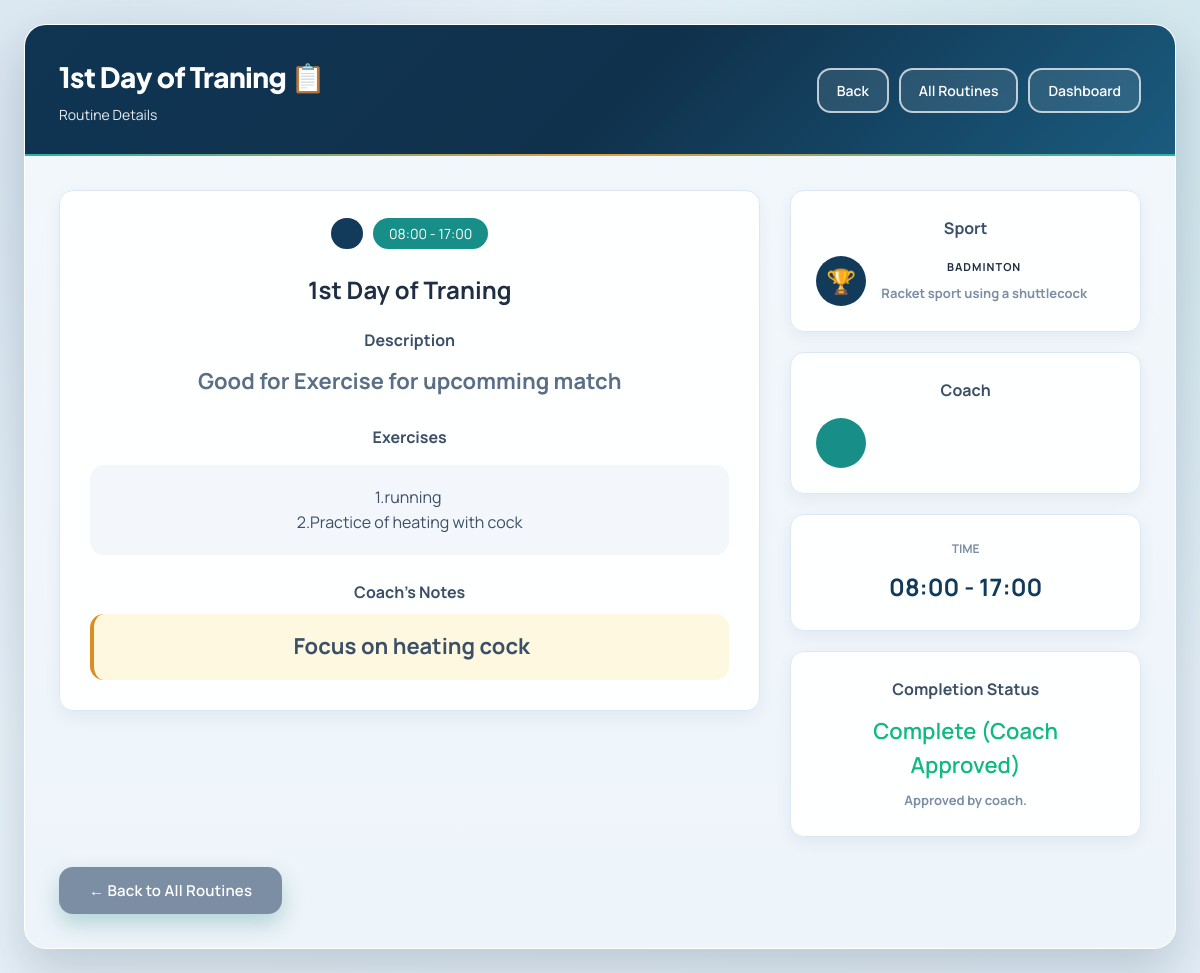
The page /player/routine/1/ (signed in) on the database its author committed.
### player/models.py (models this page shows, shortened)
class DailyRoutine(models.Model):
    DAY_CHOICES = (
        ('monday', 'Monday'),
        ('tuesday', 'Tuesday'),
        ('wednesday', 'Wednesday'),
        ('thursday', 'Thursday'),
        ('friday', 'Friday'),
        ('saturday', 'Saturday'),
        ('sunday', 'Sunday'),
    )
    athlete = models.ForeignKey(
        settings.AUTH_USER_MODEL,
        on_delete=models.CASCADE,
        related_name='daily_routines',
    )
    coach = models.ForeignKey(
        settings.AUTH_USER_MODEL,
        on_delete=models.CASCADE,
        related_name='routines_created',
    )
    sport = models.ForeignKey(Sport, on_delete=models.CASCADE)
    day = models.CharField(max_length=20, choices=DAY_CHOICES)
    workout_date = models.DateField(null=True, blank=True)
    title = models.CharField(max_length=200)
    description = models.TextField(blank=True)
    start_time = models.TimeField()
    end_time = models.TimeField()
    exercises = models.TextField(blank=True, help_text='List of exercises for this session')
    notes = models.TextField(blank=True, help_text='Additional notes from coach')
    athlete_marked_complete = models.BooleanField(default=False)
    coach_approved_completion = models.BooleanField(default=False)
    completion_message = models.CharField(max_length=200, blank=True)
    created_at = models.DateTimeField(auto_now_add=True)
    updated_at = models.DateTimeField(auto_now=True)
    class Meta:
        db_table = 'daily_routine'
        ordering = ['day', 'start_time']

class Sport(models.Model):
    name = models.CharField(max_length=100, unique=True)
    description = models.TextField(blank=True)
    icon = models.CharField(max_length=50, blank=True)
    class Meta:
        db_table = 'sport'
        ordering = ['name']

### player/views.py (the view)
    def wrapper(request, *args, **kwargs):
        if request.user.role != 'athlete':
            messages.error(request, 'Access denied. Athletes only.')
            return redirect('home')
        return view_func(request, *args, **kwargs)

### player/views.py (called while the page is built)
def athlete_required(view_func):
    def wrapper(request, *args, **kwargs):
        if request.user.role != 'athlete':
            messages.error(request, 'Access denied. Athletes only.')
            return redirect('home')
        return view_func(request, *args, **kwargs)
    return wrapper

@login_required
@athlete_required
def routine_detail(request, routine_id):
    routine = get_object_or_404(DailyRoutine, id=routine_id, athlete=request.user)
    context = {
        'routine': routine,
    }
    return render(request, 'player/routine_detail.html', context)

### player/templates/player/routine_detail.html (shortened to what this page needs)
{% extends 'user/base.html' %}
{% block content %}
<div class="dashboard-container">
    <div class="dashboard-header">
        <div class="user-info">
            <h1>{{ routine.title }} 📋</h1>
            <p>Routine Details</p>
        </div>
        <div class="header-actions">
            <a href="javascript:history.back()" class="btn-logout">Back</a>
            <a href="{% url 'player:daily_routine' %}" class="btn-logout">All Routines</a>            <a href="{% url 'player:dashboard' %}" class="btn-logout">Dashboard</a>
        </div>
    </div>
    <div class="dashboard-body">
        <div style="display: grid; grid-template-columns: 2fr 1fr; gap: 30px;">
            <div>
                <div class="info-card" style="padding: 30px;">
                    <div style="margin-bottom: 25px;">
                        <span style="background: var(--primary); color: white; padding: 6px 16px; border-radius: 20px; font-size: 14px; text-transform: capitalize;">
                        </span>
                        <span style="background: var(--secondary); color: white; padding: 6px 16px; border-radius: 20px; font-size: 14px; margin-left: 10px;">
                            {{ routine.start_time|time:"H:i" }} - {{ routine.end_time|time:"H:i" }}
                        </span>
                    </div>
                    <h2 style="color: var(--gray-900); margin-bottom: 20px;">{{ routine.title }}</h2>
                    {% if routine.description %}
                    <div style="margin-bottom: 25px;">
                        <h4 style="color: var(--gray-700); margin-bottom: 10px;">Description</h4>
                        <p style="color: var(--gray-600); line-height: 1.7;">{{ routine.description }}</p>
                    </div>
                    {% endif %}
                    {% if routine.exercises %}
                    <div style="margin-bottom: 25px;">
                        <h4 style="color: var(--gray-700); margin-bottom: 15px;">Exercises</h4>
                        <div style="background: var(--gray-100); padding: 20px; border-radius: var(--radius);">
                            <pre style="white-space: pre-wrap; font-family: inherit; color: var(--gray-700); margin: 0;">{{ routine.exercises }}</pre>
                        </div>
                    </div>
                    {% endif %}
                    {% if routine.notes %}
                    <div>
                        <h4 style="color: var(--gray-700); margin-bottom: 10px;">Coach's Notes</h4>
                        <div style="background: #FFF8E1; padding: 15px; border-radius: var(--radius); border-left: 4px solid var(--accent);">
                            <p style="color: var(--gray-700); line-height: 1.6;">{{ routine.notes }}</p>
                        </div>
                    </div>
                    {% endif %}
                </div>
            </div>
            <div>
                <div class="info-card" style="padding: 25px; margin-bottom: 20px;">
                    <h4 style="color: var(--gray-700); margin-bottom: 15px;">Sport</h4>
                    <div style="display: flex; align-items: center;">
                        <div style="width: 50px; height: 50px; background: var(--primary); border-radius: 50%; display: flex; align-items: center; justify-content: center; margin-right: 15px;">
                            <span style="color: white; font-size: 24px;">🏆</span>
                        </div>
                        <div>
                            <h3 style="color: var(--gray-900);">{{ routine.sport.name }}</h3>
                            {% if routine.sport.description %}
                            <p style="color: var(--gray-500); font-size: 13px;">{{ routine.sport.description|truncatewords:8 }}</p>
                            {% endif %}
                        </div>
                    </div>
                </div>
                <div class="info-card" style="padding: 25px;">
                    <h4 style="color: var(--gray-700); margin-bottom: 15px;">Coach</h4>
                    <div style="display: flex; align-items: center;">
                        <div style="width: 50px; height: 50px; background: var(--secondary); border-radius: 50%; display: flex; align-items: center; justify-content: center; margin-right: 15px;">
                        </div>
                    </div>
                </div>
                <div class="info-card" style="padding: 25px; margin-top: 20px; text-align: center;">
                    <h4 style="color: var(--gray-500); font-size: 12px; text-transform: uppercase; margin-bottom: 10px;">Time</h4>
                    <p style="color: var(--primary); font-size: 24px; font-weight: 700;">
                        {{ routine.start_time|time:"H:i" }} - {{ routine.end_time|time:"H:i" }}
                    </p>
                </div>
                <div class="info-card" style="padding: 25px; margin-top: 20px;">
                    <h4 style="color: var(--gray-700); margin-bottom: 12px;">Completion Status</h4>
                    {% if routine.coach_approved_completion %}
                    <p style="color: #10b981; font-weight: 600;">Complete (Coach Approved)</p>
                    {% else %}
                    <p style="color: #ef4444; font-weight: 600;">Not complete</p>
                    {% endif %}
                    {% if routine.completion_message %}
                    <p style="color: var(--gray-500); font-size: 13px; margin-top: 8px;">{{ routine.completion_message }}</p>
                    {% endif %}
                </div>
            </div>
        </div>
        <div style="margin-top: 30px;">
            <a href="{% url 'player:daily_routine' %}" class="btn btn-primary" style="width: auto; padding: 12px 30px; background: var(--gray-500);">
                ← Back to All Routines
            </a>
        </div>
    </div>
</div>
{% endblock %}

### user/templates/user/base.html (style rules this page uses)
* { margin: 0; padding: 0; box-sizing: border-box; }
:root { --primary: #123a5a; --primary-light: #1b567f; --primary-dark: #0b2740; --secondary: #178f88; --secondary-light: #22a39b; --secondary-dark: #0f736d; --accent: #d98d23; --accent-light: #e6a13a; --accent-dark: #b8741a; --success: #18885f; --danger: #cf4c3c; --warning: #d9871f; --dark: #182536; --gray-900: #1f2e42; --gray-700: #3b4f67; --gray-600: #5a6f86; --gray-500: #7b8ea3; --gray-400: #9bb0c4; --gray-300: #cad7e4; --gray-200: #dfe8f1; --gray-100: #f3f7fb; --white: #FFFFFF; --shadow-sm: 0 6px 16px rgba(18, 58, 90, 0.06); --shadow-md: 0 12px 28px rgba(16, 45, 71, 0.12); --shadow-lg: 0 24px 50px rgba(10, 33, 53, 0.18); --radius-sm: 8px; --radius: 14px; --radius-lg: 22px; --transition: all 0.25s cubic-bezier(0.4, 0, 0.2, 1); }
body { font-family: 'Manrope', 'Plus Jakarta Sans', 'Trebuchet MS', sans-serif; background: radial-gradient(circle at 10% 15%, rgba(35, 98, 138, 0.12) 0%, transparent 45%), radial-gradient(circle at 90% 12%, rgba(23, 143, 136, 0.12) 0%, transparent 42%), linear-gradient(140deg, #edf4fb 0%, #e6f0f8 50%, #e2edf6 100%); min-height: 100vh; display: flex; align-items: center; justify-content: center; padding: 24px; line-height: 1.55; color: var(--gray-900); -webkit-font-smoothing: antialiased; -moz-osx-font-smoothing: grayscale; text-rendering: optimizeLegibility; }
.btn { width: 100%; padding: 13px 20px; border: none; border-radius: var(--radius); font-size: 15px; font-weight: 600; cursor: pointer; transition: var(--transition); text-decoration: none !important; letter-spacing: 0.2px; display: inline-flex; align-items: center; justify-content: center; gap: 8px; }
a.btn, a.btn:hover, a.btn:focus, a.btn:active, .btn-logout, .btn-logout:hover, .btn-logout:focus, .btn-logout:active { text-decoration: none !important; }
.btn-primary { background: linear-gradient(135deg, #1a8f8a 0%, #12766f 100%); color: var(--white); box-shadow: 0 10px 22px rgba(18, 118, 111, 0.26); }
.dashboard-container { width: 100%; max-width: 1280px; background: rgba(255, 255, 255, 0.92); backdrop-filter: blur(10px); border-radius: var(--radius-lg); box-shadow: var(--shadow-lg); overflow: hidden; animation: slideUp 0.5s ease; border: 1px solid rgba(255, 255, 255, 0.72); }
.dashboard-header { background: linear-gradient(135deg, #0f3553 0%, #10314c 52%, #1a5b7e 100%); padding: 30px 34px; color: var(--white); display: flex; justify-content: space-between; align-items: center; position: relative; overflow: hidden; }
.dashboard-header::after { content: ''; position: absolute; bottom: 0; left: 0; right: 0; height: 2px; background: linear-gradient(90deg, #2bb1a7, #e2a03a, #2bb1a7); }
.dashboard-header .user-info h1 { font-family: 'Plus Jakarta Sans', 'Manrope', sans-serif; font-size: 28px; margin-bottom: 6px; font-weight: 800; letter-spacing: -0.5px; }
.dashboard-header .user-info p { opacity: 0.9; font-size: 14px; display: flex; align-items: center; gap: 12px; }
.dashboard-body { padding: 34px; background: linear-gradient(180deg, #f2f7fc 0%, #edf4fa 100%); }
.header-actions { display: flex; gap: 10px; flex-wrap: wrap; }
.info-card { background: rgba(255, 255, 255, 0.92); backdrop-filter: blur(4px); padding: 24px 22px; border-radius: var(--radius); text-align: center; transition: var(--transition); border: 1px solid #dbe7f3; box-shadow: var(--shadow-sm); }
.info-card h3 { font-size: 11px; color: var(--gray-600); text-transform: uppercase; letter-spacing: 1px; margin-bottom: 8px; font-weight: 700; }
.info-card p { font-size: 22px; font-weight: 700; color: var(--primary); }
.btn-logout { padding: 10px 18px; border: 2px solid rgba(255,255,255,0.7); background: rgba(255,255,255,0.1); color: var(--white); border-radius: var(--radius); font-size: 14px; font-weight: 600; cursor: pointer; transition: var(--transition); text-decoration: none; backdrop-filter: blur(10px); }

### rows shown on the page
DailyRoutine: title "1st Day of Traning", start_time "08:00", end_time "17:00", description "Good for Exercise for upcomming match", exercises "1.running 2.Practice of heating with cock", notes "Focus on heating cock", sport.name "BADMINTON", sport.description "Racket sport using a shuttlecock", completion_message "Approved by coach."
